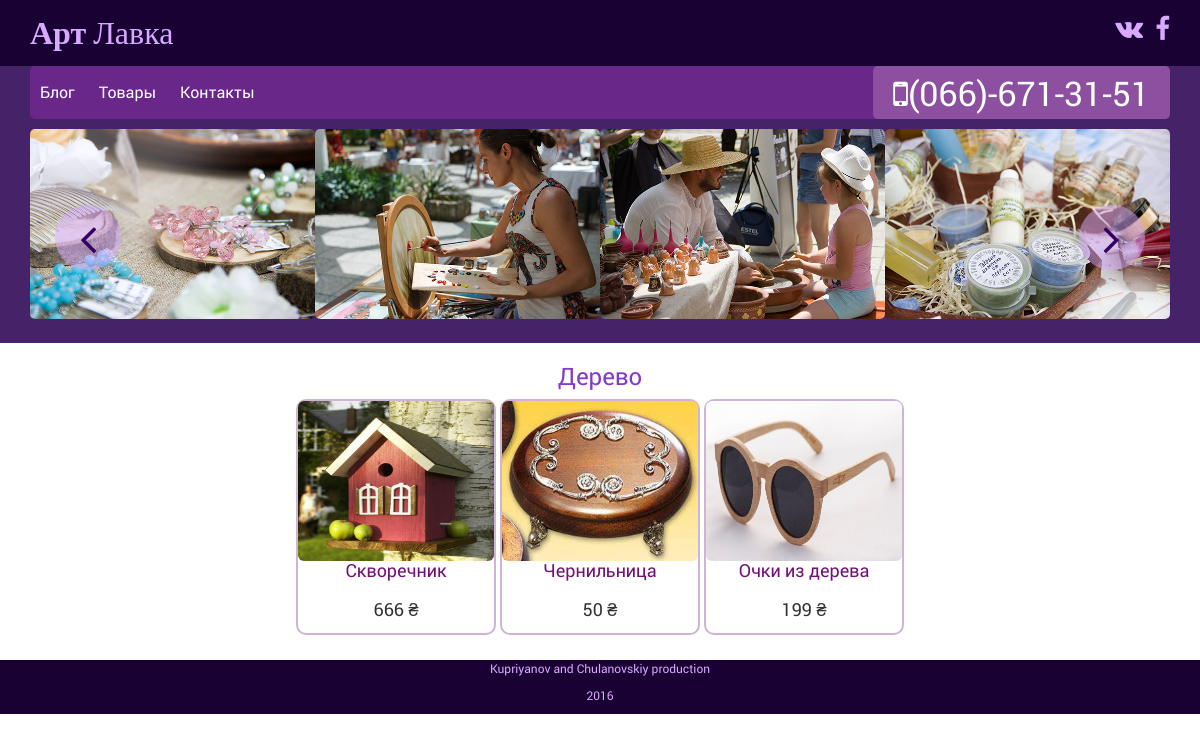
Before: /store/category/4/ with the older database file.
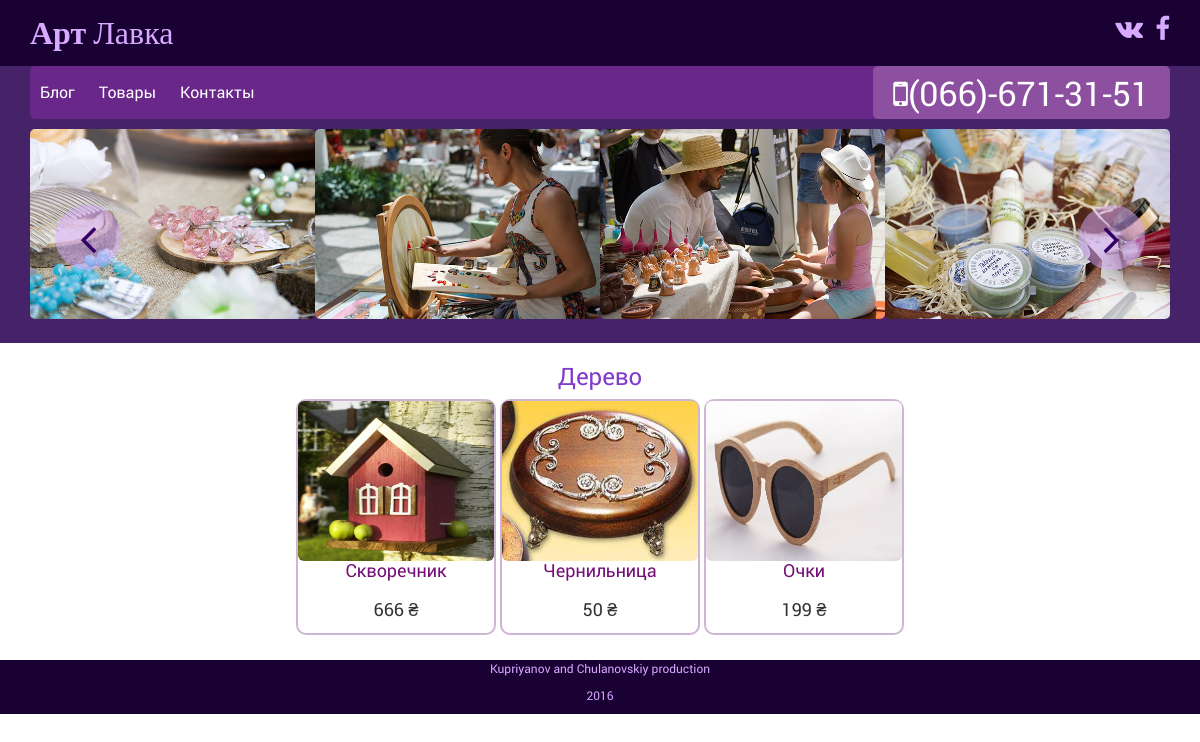
After: the same page with the newer database file.
### wood/models.py (models this page shows, shortened)
class Product(models.Model):
    name = models.CharField(max_length=100)
    image = models.ImageField(upload_to='img/shop/', default=None)
    description = models.TextField()
    price = models.PositiveIntegerField()
    category = models.ForeignKey('Category', on_delete=models.CASCADE, null=True)
    def short_name(self):
        short = ' '.join(self.name[:40].split(' '))
        return short

### wood/views.py (the view)
# urls.py: url(r'^store/category/(?P<category_id>[0-9]+)/$', views.store_category, name='store_category'),
def store_category(request, category_id):
    category = Category.objects.get(id=category_id)
    get_by_category = Product.objects.filter(category=category_id)
    content = {'products': get_by_category, 'category': category}
    return render(request, 'wood/store_category.html', content)

### wood/templates/wood/store_category.html (shortened to what this page needs)
{% extends 'wood/base.html' %}
{% block content %}
    <div class="container">
     <div class='col-md-12 store'>
        <div class="store_category_name">
            <h3>{{ category.name }}</h3>
        </div>
            {% for product in products %}
            <div class="store_page_items">
                <img src="{{ product.image.url }}" alt='{{ product.name }}' class="store_images img-rounded img-responsive"/>
                <div class="store_page_items_info">
                    <div class="store_page_items_name">
                    <span><a href="{% url 'store_item' product.id %}">{{ product.short_name }}</a></span>
                    </div><p>{{ product.price }} &#8372</p>
                </div>
            </div>
            {% endfor %}
     </div>
    </div>
{% endblock %}

Changed rows visible on the page:
changed Product: short_name "Очки из дерева" → "Очки"
